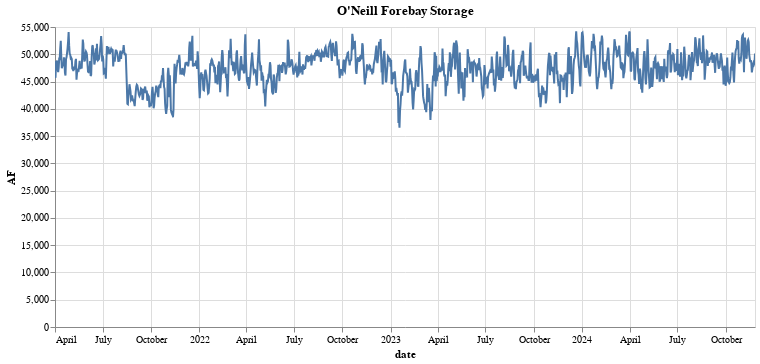

The notebook cell this image was saved under:
### Markdown cell above
## Storage
To estimate storage in the reservoir, we will look at daily timeseries from CDEC's ONF station.

### Code cell
# Let's download data from CDEC
# Now, let's download data from CDEC
onf_cdec_df = pd.read_csv("https://cdec.water.ca.gov/dynamicapp/req/CSVDataServlet?Stations=ONF&SensorNums=15&dur_code=D&Start=1920-01-01&End=2024-11-26")
onf_cdec_df["date"] = onf_cdec_df["DATE TIME"].str[:8]
onf_cdec_df["date"] = pd.to_datetime(onf_cdec_df["date"])
onf_cdec_df = onf_cdec_df.loc[~onf_cdec_df["VALUE"].isin(["---"])].reset_index(drop=True)
onf_cdec_df["VALUE"] = onf_cdec_df["VALUE"].astype(float)
onf_avg_af = int(onf_cdec_df["VALUE"].mean())
glue("av_storage", onf_avg_af, display=False)

# Width of altair charts 
chart_width = 700

alt.Chart(
    onf_cdec_df,
    width=chart_width,
    title="O'Neill Forebay Storage"
).mark_line().encode(
    x=alt.X("date"), 
    y=alt.Y("VALUE").title("AF")
).interactive()

### Figure 1 — Vega-Lite specification as saved in the notebook (floating-point values rounded to 4 significant figures; data arrays with more than 128 entries replaced by an {"elided": "..."} marker saying what was removed)
{"config": {"view": {"continuousWidth": 300, "continuousHeight": 300}}, "data": {"name": "data-482dc939ab66b738de1fe39ab9b59f45"}, "mark": {"type": "line"}, "encoding": {"x": {"field": "date", "type": "temporal"}, "y": {"field": "VALUE", "title": "AF", "type": "quantitative"}}, "params": [{"name": "param_2", "select": {"type": "interval", "encodings": ["x", "y"]}, "bind": "scales"}], "title": "O'Neill Forebay Storage", "width": 700, "$schema": "https://vega.github.io/schema/vega-lite/v5.20.1.json", "datasets": {"data-482dc939ab66b738de1fe39ab9b59f45": {"elided": "1335 records"}}}
